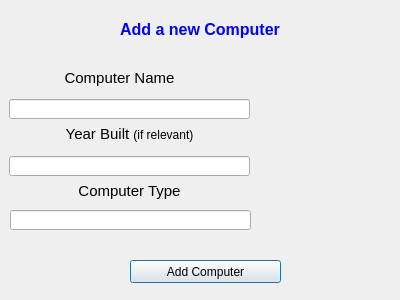
<?xml version="1.0" encoding="UTF-8"?>
<ui version="4.0">
 <class>AddComputerDialog</class>
 <widget class="QDialog" name="AddComputerDialog">
  <property name="geometry">
   <rect>
    <x>0</x>
    <y>0</y>
    <width>400</width>
    <height>300</height>
   </rect>
  </property>
  <property name="windowTitle">
   <string>Dialog</string>
  </property>
  <widget class="QPushButton" name="button_add_computer_box">
   <property name="geometry">
    <rect>
     <x>130</x>
     <y>260</y>
     <width>151</width>
     <height>23</height>
    </rect>
   </property>
   <property name="text">
    <string>Add Computer</string>
   </property>
  </widget>
  <widget class="QLineEdit" name="Input_computer_name">
   <property name="geometry">
    <rect>
     <x>9</x>
     <y>99</y>
     <width>241</width>
     <height>20</height>
    </rect>
   </property>
  </widget>
  <widget class="QLineEdit" name="input_computer_type">
   <property name="geometry">
    <rect>
     <x>10</x>
     <y>210</y>
     <width>241</width>
     <height>20</height>
    </rect>
   </property>
  </widget>
  <widget class="QLineEdit" name="input_year_built">
   <property name="geometry">
    <rect>
     <x>9</x>
     <y>156</y>
     <width>241</width>
     <height>20</height>
    </rect>
   </property>
  </widget>
  <widget class="QLabel" name="label_add_computer">
   <property name="geometry">
    <rect>
     <x>120</x>
     <y>20</y>
     <width>171</width>
     <height>19</height>
    </rect>
   </property>
   <property name="toolTip">
    <string>&lt;html&gt;&lt;head/&gt;&lt;body&gt;&lt;p align=&quot;center&quot;&gt;&lt;br/&gt;&lt;/p&gt;&lt;/body&gt;&lt;/html&gt;</string>
   </property>
   <property name="text">
    <string>&lt;html&gt;&lt;head/&gt;&lt;body&gt;&lt;p&gt;&lt;span style=&quot; font-size:12pt; font-weight:600; color:#0000ff;&quot;&gt;Add a new Computer&lt;/span&gt;&lt;/p&gt;&lt;/body&gt;&lt;/html&gt;</string>
   </property>
  </widget>
  <widget class="QLabel" name="label_computer_type">
   <property name="geometry">
    <rect>
     <x>9</x>
     <y>125</y>
     <width>241</width>
     <height>18</height>
    </rect>
   </property>
   <property name="text">
    <string>&lt;html&gt;&lt;head/&gt;&lt;body&gt;&lt;p align=&quot;center&quot;&gt;&lt;span style=&quot; font-size:11pt;&quot;&gt;Year Built &lt;/span&gt;&lt;span style=&quot; font-size:9pt;&quot;&gt;(if relevant)&lt;/span&gt;&lt;/p&gt;&lt;/body&gt;&lt;/html&gt;</string>
   </property>
  </widget>
  <widget class="QLabel" name="label_error_computer_type">
   <property name="geometry">
    <rect>
     <x>190</x>
     <y>180</y>
     <width>191</width>
     <height>20</height>
    </rect>
   </property>
   <property name="text">
    <string/>
   </property>
  </widget>
  <widget class="QLabel" name="label_year_built">
   <property name="geometry">
    <rect>
     <x>9</x>
     <y>182</y>
     <width>241</width>
     <height>18</height>
    </rect>
   </property>
   <property name="text">
    <string>&lt;html&gt;&lt;head/&gt;&lt;body&gt;&lt;p align=&quot;center&quot;&gt;&lt;span style=&quot; font-size:11pt;&quot;&gt;Computer Type&lt;/span&gt;&lt;/p&gt;&lt;/body&gt;&lt;/html&gt;</string>
   </property>
  </widget>
  <widget class="QLabel" name="label_error_computer_name">
   <property name="enabled">
    <bool>true</bool>
   </property>
   <property name="geometry">
    <rect>
     <x>180</x>
     <y>70</y>
     <width>211</width>
     <height>16</height>
    </rect>
   </property>
   <property name="text">
    <string/>
   </property>
  </widget>
  <widget class="QLabel" name="label_input_label_computer">
   <property name="geometry">
    <rect>
     <x>9</x>
     <y>69</y>
     <width>221</width>
     <height>18</height>
    </rect>
   </property>
   <property name="text">
    <string>&lt;html&gt;&lt;head/&gt;&lt;body&gt;&lt;p align=&quot;center&quot;&gt;&lt;span style=&quot; font-size:11pt;&quot;&gt;Computer Name&lt;/span&gt;&lt;/p&gt;&lt;/body&gt;&lt;/html&gt;</string>
   </property>
  </widget>
 </widget>
 <resources/>
 <connections/>
</ui>
